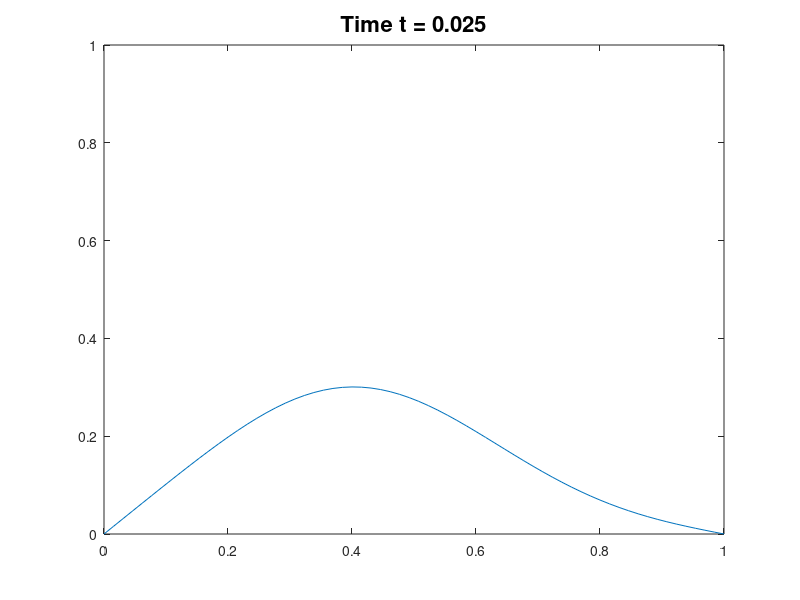
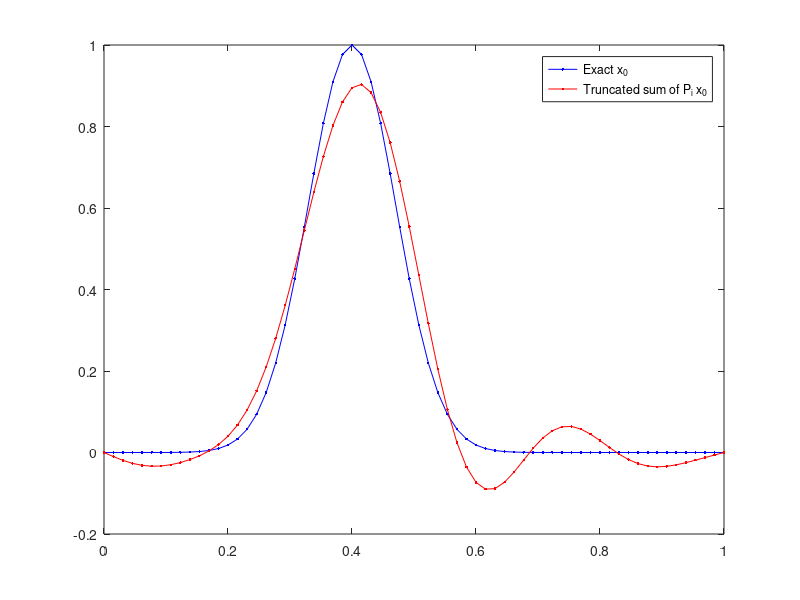
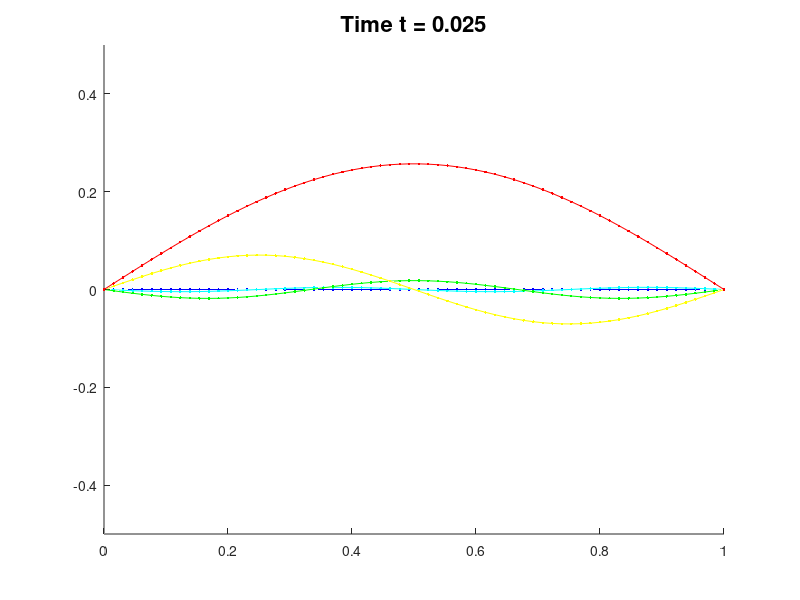
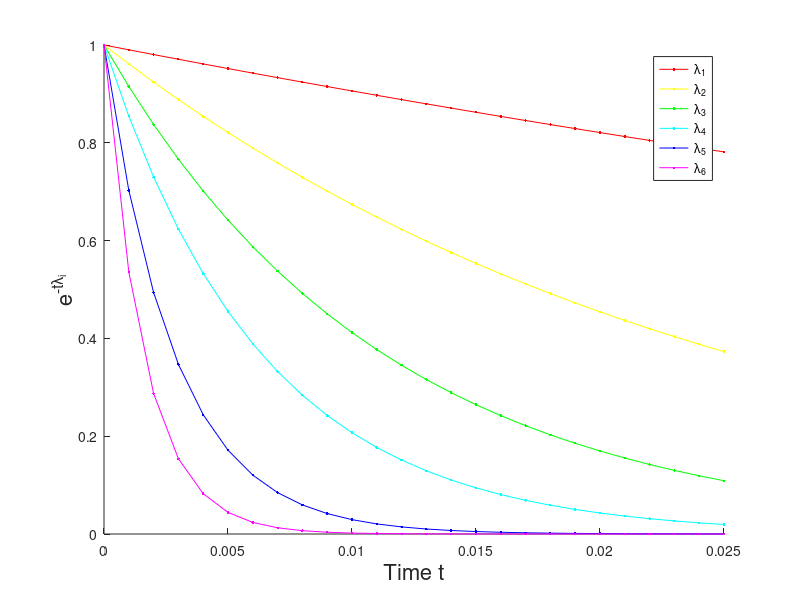

MATLAB code to generate these figures, in order:
% demo showing differing decay rates of each of the eigenvector
% components for a diffusion problem.

clear
close all

N = 64;
e = ones(N,1);
A = (N+1)^2*(2*diag(e) - diag(e(1:N-1),1) - diag(e(1:N-1),-1));
[V D] = eig(A);
x = linspace(0,1,N+2)';
x = x(2:N+1);
x0 = exp(-(x-.4).^2*1e2);
% x0 = double(x>.2 & x<.7); % heaviside function

ax = axis;
tvec = 0:.001:.025;
xp = [0; x; 1];

% show diffusive behavior
for t = tvec
    x0(1) = 0;x0(N) = 0;
    plot(xp,[0; expm(-t*A)*x0; 0]);
    axis(ax);
    title(['Time t = ', num2str(t)],'fontsize',16)
    
    pause
end

lam = diag(D);
inds = [1 2 3 4 6 8];

% draw different components
figure
plot(xp,[0;x0;0],'b.-')
hold on
plot(xp,[0;V(:,inds)*V(:,inds)'*x0;0],'r.-')
legend('Exact x_0','Truncated sum of P_i x_0')
% break

C = hsv(length(inds));
figure
for t = tvec
    clf
    hold on
    i = 1;
    for index = inds
        v = V(:,index);
        plot3(xp,index*ones(size(xp)),[0 ;exp(-t*lam(index))*v*v'*x0;0],'.-','color',C(i,:));
        axis([0 1 0 max(inds) -.5 .5])
        i = i+1;
    end
    %     view(3)
    view(0,0);
    title(['Time t = ', num2str(t)],'fontsize',16)
    pause
end

figure
hold on
names = {};
for i = 1:length(inds)
    plot(tvec,exp(-tvec*lam(inds(i))),'.-','color',C(i,:))
    names{i} = ['\lambda_' num2str(i)];
end
ylabel('e^{-t\lambda_i}','fontsize',16)
xlabel('Time t','fontsize',16)
legend(names)
